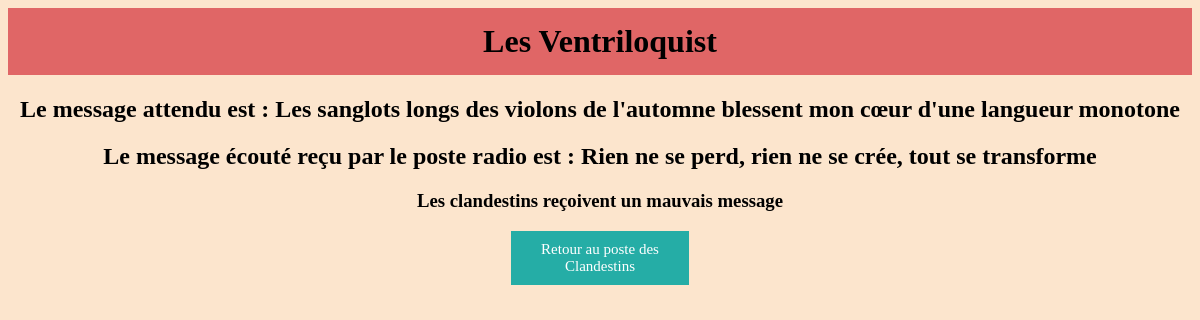
The app's page /Ventriloquist with its own data.
### radio/models.py (models this page shows)
class GroupeClandestin (models.Model):
    pseudo = models.CharField(max_length=45)
    messageAttendu_text = models.CharField(max_length=255)
    PosteRadio_id = models.ForeignKey(PosteRadio, on_delete=models.CASCADE)

class PosteRadio (models.Model):
    messageCourant_text = models.CharField(max_length=255)
    studioRadio = models.ForeignKey(StudioRadio, on_delete=models.CASCADE)

### radio/views.py (the view)
# urls.py: path('Ventriloquist', views.Ventriloquist),
def Ventriloquist(request):
    template = loader.get_template('radio/ventriloquist.html')
    message_attendu = GroupeClandestin.objects.get(pseudo="Ventriloquist").messageAttendu_text
    message_ecoute = PosteRadio.objects.get(id=3).messageCourant_text
    action = ""
    if message_attendu == message_ecoute:
        action = "reçoivent le bon message, les saboteurs vont être prevenus"
    else:
        action = "reçoivent un mauvais message"
    context = {'msg_attendu': message_attendu, 'msg_ecoute': message_ecoute, 'action': action}
    return HttpResponse(template.render(context, request))

### radio/templates/radio/Ventriloquist.html
{% load static %}
<link rel="stylesheet" href="{% static 'radio/test.css' %}">
<h1>Les Ventriloquist</h1>
<h2>Le message attendu est : {{msg_attendu}}</h2>
<h2>Le message écouté reçu par le poste radio est : {{msg_ecoute}}</h2>
<h3>Les clandestins {{action}}</h3>
<div class="color">
<a href="/poste-radio/3">Retour au poste des Clandestins</a>
</div>

### radio/static/radio/test.css (style rules this page uses)
* { background: #fcE5cd }
h1,h2,h3,h4 { text-align:center; }
h1 { background: #E06666; padding:15px }
a { display:block; text-align:center; text-decoration: none; font-size: 15px; color: white; background-color:#25ADA6; padding:10px }
.color { width:15%; margin:auto; }

### records on screen
GroupeClandestin: messageAttendu_text "Les sanglots longs des violons de l'automne blessent mon cœur d'une langueur monotone"
PosteRadio: messageCourant_text "Rien ne se perd, rien ne se crée, tout se transforme"

### other values on screen
{{ action }} "reçoivent un mauvais message"
